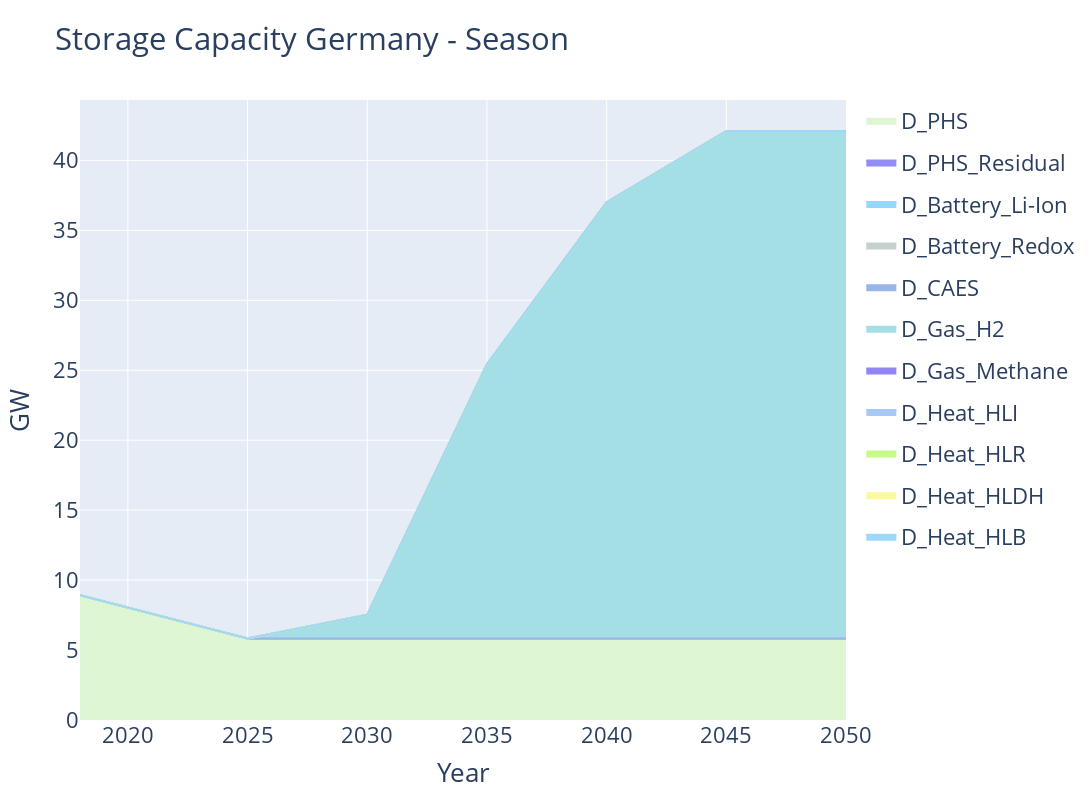

Notebook cell for this chart:
### Markdown cell above
### Storage capacities

### Code cell
storage_capacity_plotter = StackedQuantityEvolutionFacilitator(sol_path=SOLUTION_FILEPATH, region="DE")

relevant_data = storage_capacity_plotter.get_relevant_data()
#relevant_data.filter_by_containing_string(column="Technology", identifier="D_")
#relevant_data.filter_by_list(column="Technology", by_filter=["D_Heat_HLDH", "D_Heat_HLI", "D_Heat_HLB", 
#                                                             "D_Battery_Li-Ion", "D_Battery_Redox", "D_Heat_HLR"])
relevant_data.filter_by_containing_string(column="Technology", identifier="D_")


fig = storage_capacity_plotter.plot(relevant_data)

fig.update_layout(
    width=1400,
    height=800,
    title="Storage Capacity Germany" + TITLE_ADDON,
    yaxis_title="GW",
    xaxis_title="Year",
)

if WRITE_IMAGE:
    fig.write_image("StorageProductionGermany.pdf" + TITLE_ADDON.replace(" ", "") + ".png")

fig.show()

### Figure 1 — Plotly figure (JSON) as saved in the notebook; plotly's stock layout.template omitted (floating-point values rounded to 4 significant figures)
{"data": [{"fillcolor": "#def6d1", "legendgroup": "D_PHS", "line": {"color": "#def6d1"}, "mode": "lines", "name": "D_PHS", "showlegend": true, "stackgroup": "one", "type": "scatter", "x": [2018, 2025, 2030, 2035, 2040, 2045, 2050], "y": [8.918, 5.831, 5.831, 5.831, 5.831, 5.831, 5.831]}, {"fillcolor": "#928df6", "legendgroup": "D_PHS_Residual", "line": {"color": "#928df6"}, "mode": "lines", "name": "D_PHS_Residual", "showlegend": true, "stackgroup": "one", "type": "scatter", "x": [2018, 2025, 2030, 2035, 2040, 2045, 2050], "y": [0, 0, 0, 0, 0, 0, 0]}, {"fillcolor": "#91d9fe", "legendgroup": "D_Battery_Li-Ion", "line": {"color": "#91d9fe"}, "mode": "lines", "name": "D_Battery_Li-Ion", "showlegend": true, "stackgroup": "one", "type": "scatter", "x": [2018, 2025, 2030, 2035, 2040, 2045, 2050], "y": [0, 0, 0, 0, 0, 0, 0]}, {"fillcolor": "#c6d1cb", "legendgroup": "D_Battery_Redox", "line": {"color": "#c6d1cb"}, "mode": "lines", "name": "D_Battery_Redox", "showlegend": true, "stackgroup": "one", "type": "scatter", "x": [2018, 2025, 2030, 2035, 2040, 2045, 2050], "y": [0, 0, 0, 0, 0, 0, 0]}, {"fillcolor": "#9ab5ea", "legendgroup": "D_CAES", "line": {"color": "#9ab5ea"}, "mode": "lines", "name": "D_CAES", "showlegend": true, "stackgroup": "one", "type": "scatter", "x": [2018, 2025, 2030, 2035, 2040, 2045, 2050], "y": [0, 0, 0, 0, 0, 0, 0]}, {"fillcolor": "#a4dfe5", "legendgroup": "D_Gas_H2", "line": {"color": "#a4dfe5"}, "mode": "lines", "name": "D_Gas_H2", "showlegend": true, "stackgroup": "one", "type": "scatter", "x": [2018, 2025, 2030, 2035, 2040, 2045, 2050], "y": [0, 0, 1.702, 19.59, 31.17, 36.27, 36.27]}, {"fillcolor": "#9185f3", "legendgroup": "D_Gas_Methane", "line": {"color": "#9185f3"}, "mode": "lines", "name": "D_Gas_Methane", "showlegend": true, "stackgroup": "one", "type": "scatter", "x": [2018, 2025, 2030, 2035, 2040, 2045, 2050], "y": [0, 0, 0, 0, 0, 0, 0]}, {"fillcolor": "#a7c9f5", "legendgroup": "D_Heat_HLI", "line": {"color": "#a7c9f5"}, "mode": "lines", "name": "D_Heat_HLI", "showlegend": true, "stackgroup": "one", "type": "scatter", "x": [2018, 2025, 2030, 2035, 2040, 2045, 2050], "y": [0, 0, 0, 0, 0, 0, 0]}, {"fillcolor": "#c8fa8a", "legendgroup": "D_Heat_HLR", "line": {"color": "#c8fa8a"}, "mode": "lines", "name": "D_Heat_HLR", "showlegend": true, "stackgroup": "one", "type": "scatter", "x": [2018, 2025, 2030, 2035, 2040, 2045, 2050], "y": [0, 0, 0, 0, 0, 0, 0]}, {"fillcolor": "#fafa9d", "legendgroup": "D_Heat_HLDH", "line": {"color": "#fafa9d"}, "mode": "lines", "name": "D_Heat_HLDH", "showlegend": true, "stackgroup": "one", "type": "scatter", "x": [2018, 2025, 2030, 2035, 2040, 2045, 2050], "y": [0, 0, 0, 0, 0, 0, 0]}, {"fillcolor": "#9dd8fa", "legendgroup": "D_Heat_HLB", "line": {"color": "#9dd8fa"}, "mode": "lines", "name": "D_Heat_HLB", "showlegend": true, "stackgroup": "one", "type": "scatter", "x": [2018, 2025, 2030, 2035, 2040, 2045, 2050], "y": [0, 0, 0, 0, 0, 0, 0]}], "layout": {"barmode": "stack", "font": {"size": 22}, "height": 800, "title": {"text": "Storage Capacity Germany - Season"}, "width": 1400, "xaxis": {"title": {"text": "Year"}}, "yaxis": {"title": {"text": "GW"}}}}
